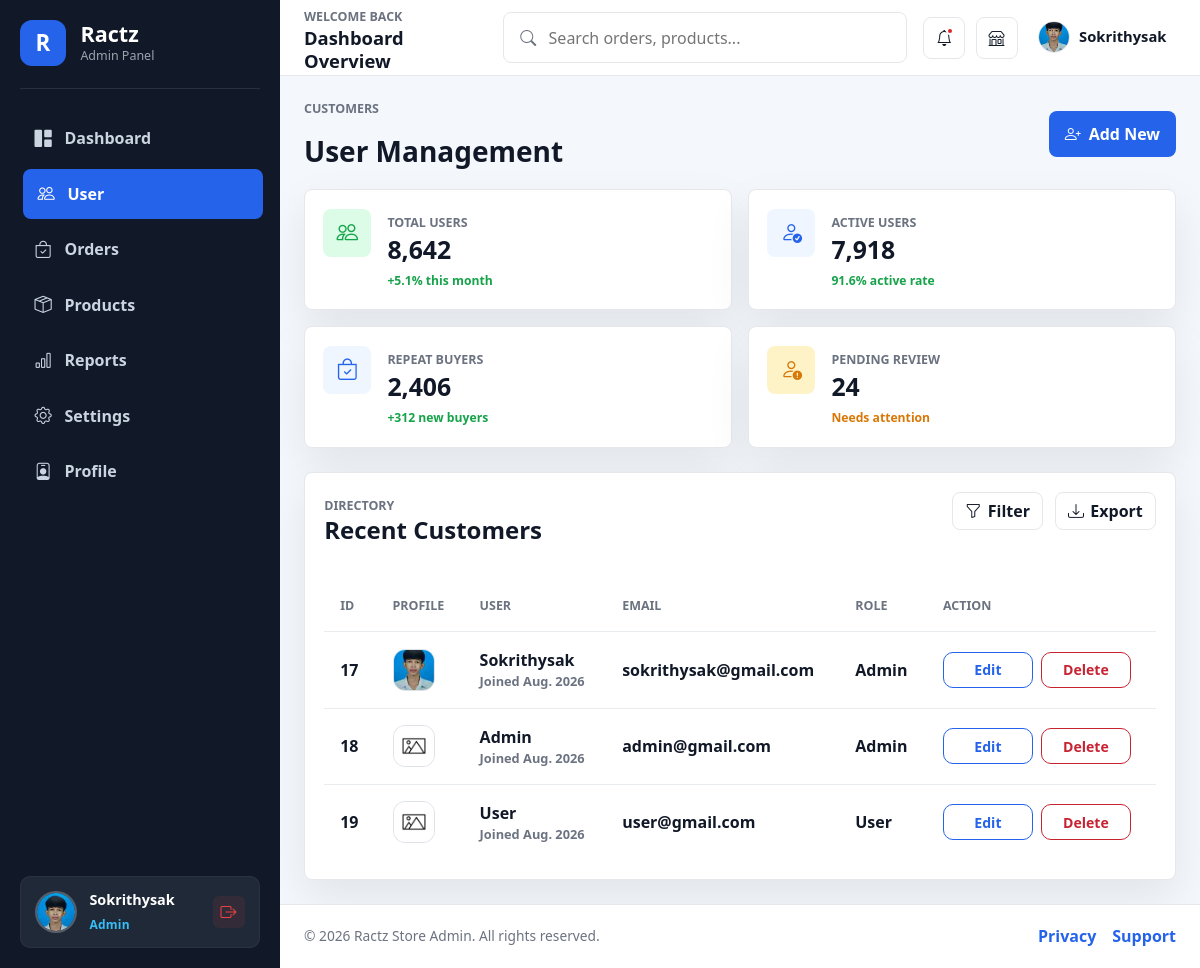
The page /admin/user (signed in) on the database its author committed.
### models/user.py (models this page shows)
class User(db.Model):
    id = db.Column(db.Integer, primary_key=True)
    profile = db.Column(db.String(255), nullable=False, default='/static/images/default.png')
    username = db.Column(db.String(80), nullable=False)
    password = db.Column(db.String(255), nullable=False)
    email = db.Column(db.String(120), nullable=False, unique=True)
    role = db.Column(db.String(80), nullable=False)
    status = db.Column(db.String(80), nullable=False, default='Active')
    joined_date = db.Column(db.String(80), nullable=True, default=lambda: datetime.now().strftime('%b. %Y'))

### admin/user.py (the view)
@admin_bp.get('/user')
@login_required
def user():
    module = 'user'
    sql = text("SELECT * FROM user")
    result = db.session.execute(sql)
    rows = [dict(row._mapping) for row in result]
    return render_template('admin/user/user.html', module=module, users=rows)

### admin/auth.py (called while the page is built)
def login_required(view):
    @wraps(view)
    def wrapped(*args, **kwargs):
        if not session.get("is_login"):
            return redirect(url_for("admin_login", next=request.path))
        return view(*args, **kwargs)
    return wrapped

@admin_bp.before_request
def ensure_admin_joined_date():
    if session.get('is_login') and session.get('user_id'):
        sql = text("SELECT joined_date FROM user WHERE id = :user_id")
        result = db.session.execute(sql, {"user_id": session.get('user_id')}).fetchone()
        if result and result[0]:
            session['joined_date'] = result[0]
        elif not session.get('joined_date'):
            session['joined_date'] = 'Aug. 2026'

### app.py (called while the page is built)
def url_fallback(error, endpoint, values):
    if '.' in endpoint:
        raise error
    for bp_name in ['simple_page', 'admin_bp', 'api_bp']:
        full_endpoint = f"{bp_name}.{endpoint}"
        if full_endpoint in app.view_functions:
            return url_for(full_endpoint, **values)
    raise error

### templates/admin/user/user.html (shortened to what this page needs)
{% extends 'admin/master.html' %} {% block styles %}
<link
  rel="stylesheet"
  href="{{ url_for('static', filename='user css/user.css') }}"
/>
{% endblock %} {% block content %}
<main class="admin-content">
  <section class="page-heading">
    <div>
      <p>Customers</p>
      <h3>User Management</h3>
    </div>
    <a href="{{ url_for('add_user') }}" class="export-btn">
      <i class="bi bi-person-plus"></i>
      Add New
    </a>
  </section>
  <section class="stats-grid user-stats-grid">
    <article class="stat-card">
      <div class="stat-icon customers"><i class="bi bi-people"></i></div>
      <div>
        <span>Total Users</span>
        <strong>8,642</strong>
        <small class="positive">+5.1% this month</small>
      </div>
    </article>
    <article class="stat-card">
      <div class="stat-icon sales"><i class="bi bi-person-check"></i></div>
      <div>
        <span>Active Users</span>
        <strong>7,918</strong>
        <small class="positive">91.6% active rate</small>
      </div>
    </article>
    <article class="stat-card">
      <div class="stat-icon orders"><i class="bi bi-bag-check"></i></div>
      <div>
        <span>Repeat Buyers</span>
        <strong>2,406</strong>
        <small class="positive">+312 new buyers</small>
      </div>
    </article>
    <article class="stat-card">
      <div class="stat-icon stock">
        <i class="bi bi-person-exclamation"></i>
      </div>
      <div>
        <span>Pending Review</span>
        <strong>24</strong>
        <small class="warning">Needs attention</small>
      </div>
    </article>
  </section>
  <section class="user-grid">
    <article class="panel user-list-panel">
      <div class="panel-header">
        <div>
          <span>Directory</span>
          <h4>Recent Customers</h4>
        </div>
        <div class="panel-actions">
          <button type="button"><i class="bi bi-funnel"></i> Filter</button>
          <button type="button"><i class="bi bi-download"></i> Export</button>
        </div>
      </div>
      <div class="table-responsive">
        <table class="admin-table user-table">
          <thead>
            <tr>
              <th>ID</th>
              <th>Profile</th>
              <th>User</th>
              <th>Email</th>
              <th>Role</th>
              <th>Action</th>
            </tr>
          </thead>
        <tbody>
{% for user in users %}
<tr>
  <td data-label="ID">{{ user.id }}</td>
  <td data-label="Profile">
    <div class="user-cell">
      <img
        src="{{ url_for('user_photo', user_id=user.id, photo_type='thum') }}"
        alt="{{ user.username }}"
        onerror="this.onerror=null;this.src='{{ url_for('static', filename='images/default.png') }}'"
        class="user-avatar"
      />
    </div>
  </td>
  <td data-label="User">
    <div class="user-cell">
      <div>
        <strong>{{ user.username }}</strong>
        <small>Joined {{ user.joined_date }}</small>
      </div>
    </div>
  </td>
  <td data-label="Email">{{ user.email }}</td>
  <td data-label="Role">{{ user.role }}</td>
  <td data-label="Action">
    <div class="table-actions">
      <a
        href="{{ url_for('edit_user', user_id=user.id) }}"
        class="btn btn-sm btn-outline-primary"
        aria-label="Edit user"
        >Edit</a
      >
      <a
        href="{{ url_for('conform_delete', user_id=user.id) }}"
        class="btn btn-sm btn-outline-danger"
        >Delete</a
      >
    </div>
  </td>
</tr>
{% endfor %}
        </tbody>
        </table>
      </div>
    </article>
  </section>
</main>
{% endblock %} {% block scripts %} {% endblock %}

### templates/admin/master.html (shortened to what this page needs)
<!doctype html>
<html lang="en">
  <head>
    {% include 'admin/share/header.html' %} {% block styles %}{% endblock %}
  </head>
  <body>
    <div class="admin-layout">
      {% include 'admin/share/sidebar.html' %}
      <div class="admin-main">
        {% include 'admin/share/navbar.html' %}  {% block
        content %}{% endblock %} {% include 'admin/share/footer.html' %}
      </div>
    </div>
  </body>
</html>

### templates/admin/share/header.html (shortened to what this page needs)
    <link
      rel="stylesheet"
      href="{{ url_for('static', filename='style/bootstrap/bootstrap.css') }}"
    />
    <link
      rel="stylesheet"
      href="{{ url_for('static', filename='style/bootstrap/bootstrapIcon.css') }}"
    />
    <link
      rel="stylesheet"
      href="https://cdn.jsdelivr.net/npm/bootstrap-icons@1.11.3/font/bootstrap-icons.css"
    />
    <link
      rel="stylesheet"
      href="{{ url_for('static', filename='admin css/admincss.css') }}"
    />

### templates/admin/share/sidebar.html (shortened to what this page needs)
      <aside class="admin-sidebar" id="adminSidebar">
<div class="sidebar-brand">
          <span class="brand-mark">R</span>
          <div>
            <h1>Ractz</h1>
            <p>Admin Panel</p>
          </div>
        </div>
        <nav class="sidebar-menu" aria-label="Admin navigation">
          <a href="{{ url_for('dashboard') }}" class="{% if request.endpoint == 'dashboard' %}active{% endif %}">
            <i class="bi bi-grid-1x2-fill"></i>
            <span>Dashboard</span>
          </a>
          <a href="{{ url_for('user') }}" class="{% if request.endpoint in ['user', 'admin_bp.user', 'add_user', 'admin_bp.add_user', 'edit_user', 'admin_bp.edit_user'] or (request.endpoint in ['user_profile', 'admin_bp.user_profile'] and request.view_args and request.view_args.get('user_id') != session.get('user_id')) %}active{% endif %}">
            <i class="bi bi-people"></i>
            <span>User</span>
          </a>
          <a href="#">
            <i class="bi bi-bag-check"></i>
            <span>Orders</span>
          </a>
          <a href="#">
            <i class="bi bi-box-seam"></i>
            <span>Products</span>
          </a>
          <a href="#">
            <i class="bi bi-bar-chart"></i>
            <span>Reports</span>
          </a>
          <a href="#">
            <i class="bi bi-gear"></i>
            <span>Settings</span>
          </a>
          <a href="{{ url_for('admin_bp.admin_profile') if session.get('user_id') else '#' }}" class="">
            <i class="bi bi-person-badge"></i>
            <span>Profile</span>
          </a>
        </nav>
        <div class="sidebar-profile">
          <a href="{{ url_for('admin_bp.admin_profile') if session.get('user_id') else '#' }}" class="sidebar-profile-info" title="View Profile">
            <div class="profile-avatar sidebar-profile-avatar">
              <span class="profile-avatar-initials">{{ (session.get('username', 'A')[:2]) | upper }}</span>
              {% if session.get('user_id') %}
                <img
                  src="{{ url_for('user_photo', user_id=session.get('user_id'), photo_type='thum') }}"
                  alt="{{ session.get('username', 'Admin') }}"
                  class="profile-avatar-img"
                  onerror="this.remove();"
                />
              {% endif %}
            </div>
            <div class="sidebar-profile-text">
              <strong>{{ session.get('username', 'Admin User') }}</strong>
              <span>{{ session.get('role', 'Admin') }}</span>
            </div>
          </a>
          <a href="{{ url_for('admin_logout') }}" class="sidebar-logout-btn" title="Sign out">
            <i class="bi bi-box-arrow-right"></i>
          </a>
        </div>
      </aside>

### templates/admin/share/navbar.html (shortened to what this page needs)
 <nav class="admin-navbar">
          <div class="navbar-title">
            <span>Welcome back</span>
            <h2>Dashboard Overview</h2>
          </div>
          <form class="admin-search" action="#" role="search">
            <i class="bi bi-search"></i>
            <input type="search" placeholder="Search orders, products..." />
          </form>
          <div class="navbar-actions">
            <button type="button" aria-label="Notifications" title="Notifications">
              <i class="bi bi-bell"></i>
              <span class="notification-dot"></span>
            </button>
            <a href="{{ url_for('home') }}" aria-label="Visit store" title="Visit Store">
              <i class="bi bi-shop"></i>
            </a>
            <div class="admin-user-dropdown" id="adminUserDropdown">
              <button
                type="button"
                class="admin-user-trigger"
                id="adminUserTrigger"
                aria-expanded="false"
                aria-haspopup="true"
              >
                <img
                  src="{{ url_for('user_photo', user_id=session.get('user_id'), photo_type='thum') if session.get('user_id') else url_for('static', filename='images/default.png') }}"
                  alt="{{ session.get('username', 'admin') }}"
                  class="admin-nav-avatar"
                  onerror="this.onerror=null;this.src='{{ url_for('static', filename='images/default.png') }}'"
                />
                <span class="admin-nav-name">{{ session.get('username', 'admin') }}</span>
              </button>
            </div>
          </div>
        </nav>

### templates/admin/share/footer.html
        <footer class="admin-footer">
          <p>&copy; 2026 Ractz Store Admin. All rights reserved.</p>
          <div>
            <a href="#">Privacy</a>
            <a href="#">Support</a>
          </div>
        </footer>

### static/user css/user.css (style rules this page uses)
.user-stats-grid { margin-bottom: 1rem; }
.user-grid { display: grid; gap: 1.5rem; grid-template-columns: 1fr; margin-top: 1.5rem; }
.user-list-panel { display: grid; gap: 1rem; width: 100%; }
.panel-actions { display: flex; gap: 0.75rem; flex-wrap: wrap; justify-content: flex-end; }
.user-table { width: 100%; border-collapse: collapse; }
.user-table th, .user-table td { padding: 1rem 1rem; border-bottom: 1px solid #e9ecef; text-align: left; vertical-align: middle; }
.user-cell { display: flex; align-items: center; gap: 0.75rem; }
.user-avatar { width: 42px; height: 42px; border-radius: 12px; object-fit: cover; border: 1px solid #dee2e6; }
.table-actions { display: flex; gap: 0.5rem; flex-wrap: wrap; }

### rows shown on the page
User: get "Sokrithysak", id "17", shows a picture, username "Sokrithysak", joined_date "Aug. 2026", email "sokrithysak@gmail.com", role "Admin"
User: id "18", username "Admin", joined_date "Aug. 2026", email "admin@gmail.com", role "Admin"
User: id "19", username "User", joined_date "Aug. 2026", email "user@gmail.com", role "User"

### other values the page prints
{{ session.get('role', 'Admin') }} "Admin"
